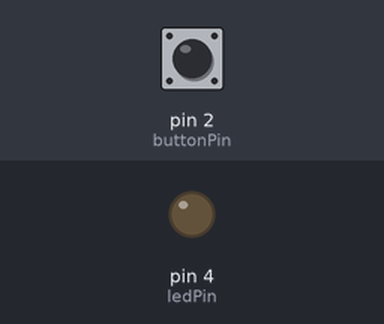
Simulated run of this sketch. Board: Arduino Uno, built with avr-gcc and run on an emulated ATmega328P. On the bench: output pins drawn as LEDs (lit = HIGH). Inputs (shaded band) come from the test bench; at power-on: pin 2 (buttonPin) HIGH.

Above: at 1.2 s.
1.3 s: pin 2 (buttonPin) pulled LOW for 0.15 s
At 2.4 s:
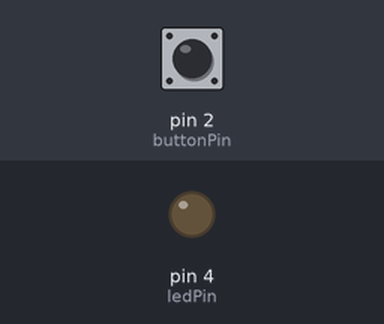
3.0 s: pin 2 (buttonPin) pulled LOW for 1 s
At 4.5 s:
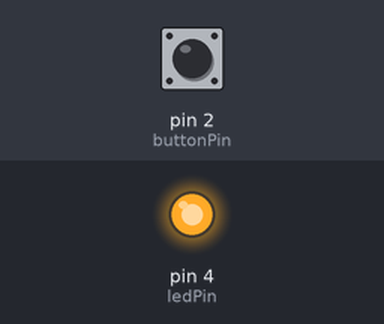
5.5 s: pin 2 (buttonPin) pulled LOW for 3.2 s
At 6.0 s:
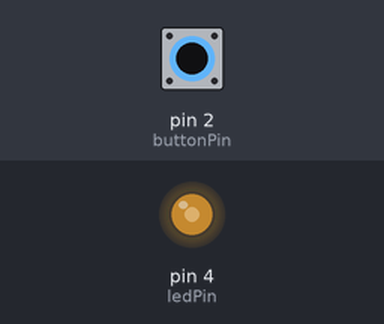
Timing chart, 0 to 10.3 s (numbered marks = the images above; inputs shaded):
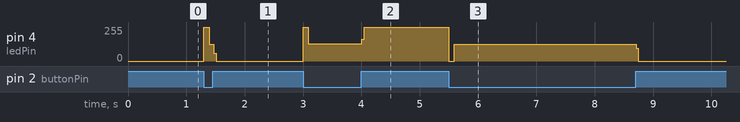

Measured:
- after the input at 1.3 s, pin 4 (ledPin): 0/255 → 255/255 at once, → 126/255 0.09 s later, → 0/255 0.08 s later
- after the input at 3.0 s, pin 4 (ledPin): 0/255 → 255/255 at once, → 129/255 0.09 s later, → 255/255 0.92 s later
- after the input at 5.5 s, pin 4 (ledPin): 255/255 → 0/255 at once, → 126/255 0.09 s later, → 0/255 3.1 s later

The sketch:

13.ino
```cpp
// Define the pin for button A and the LED pin
const int buttonPin = 2; // Replace with actual pin for button A
const int ledPin = 4;    // Replace with actual pin for green LED

// Variables for button state
int buttonState = 0; // Current state of the button
int lastButtonState = 0; // Previous state of the button

// Timing variables for debouncing
unsigned long lastDebounceTime = 0; // Last time the button state was toggled
unsigned long debounceDelay = 50; // Debounce time; increase if the button is bouncing

// Method 1: Polling
void method1() {
  buttonState = digitalRead(buttonPin);
  if (buttonState == HIGH && lastButtonState == LOW) {
    // Button is pressed
    digitalWrite(ledPin, HIGH);
  } else if (buttonState == LOW && lastButtonState == HIGH) {
    // Button is released
    digitalWrite(ledPin, LOW);
  }
  lastButtonState = buttonState;
}

// Method 2: Interrupt
void buttonISR() {
  digitalWrite(ledPin, !digitalRead(ledPin)); // Toggle LED state
}

void setup() {
  // Initialize the LED pin as an output
  pinMode(ledPin, OUTPUT);

  // Initialize the button pin as an input with pull-up resistor
  pinMode(buttonPin, INPUT_PULLUP);

  // Attach interrupt to button pin
  attachInterrupt(digitalPinToInterrupt(buttonPin), buttonISR, CHANGE);
}

void loop() {
  // Method 3: State Change Detection
  int reading = digitalRead(buttonPin);
  if (reading != lastButtonState) {
    lastDebounceTime = millis(); // Reset debounce timer
  }

  if ((millis() - lastDebounceTime) > debounceDelay) {
    // If the state has changed after debouncing, toggle LED
    if (reading == LOW) {
      digitalWrite(ledPin, !digitalRead(ledPin)); // Toggle LED
    }
  }

  lastButtonState = reading;
}
```
